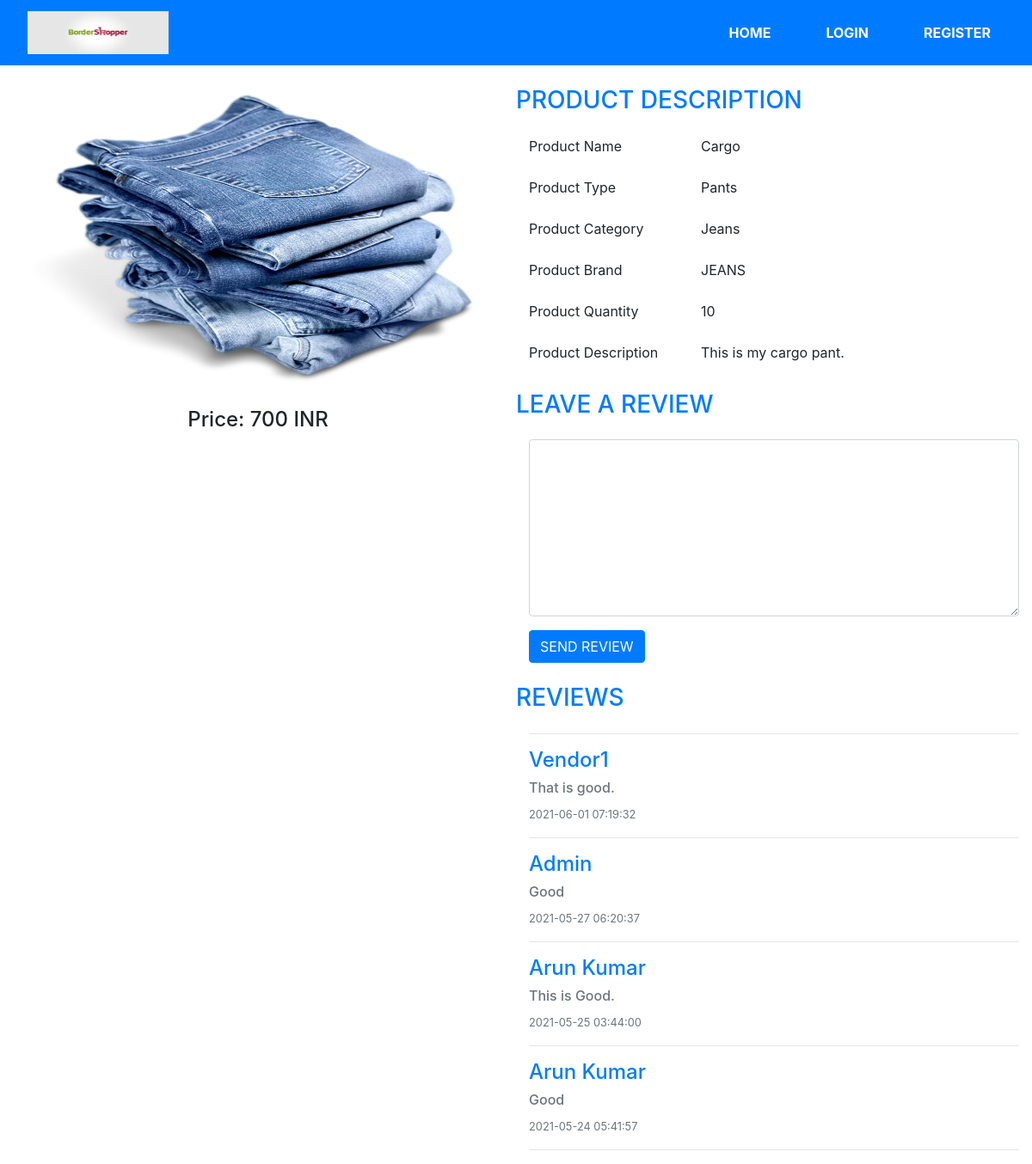
/productdetail.php?user=3, run on the app's committed database.
### tables this page shows
CREATE TABLE `products` (
  `pid` int(11) NOT NULL,
  `pimage` varchar(100) DEFAULT NULL,
  `pname` varchar(100) DEFAULT NULL,
  `ptype` varchar(100) DEFAULT NULL,
  `pcategory` varchar(100) DEFAULT NULL,
  `pbrand` varchar(100) DEFAULT NULL,
  `pprice` varchar(100) DEFAULT NULL,
  `pquantity` varchar(100) DEFAULT NULL,
  `padd_date` timestamp NOT NULL DEFAULT current_timestamp(),
  `pdiscription` varchar(300) DEFAULT NULL,
  `uid` int(11) DEFAULT NULL,
  `is_verified` int(11) NOT NULL DEFAULT 0,
  `new_old` varchar(100) NOT NULL DEFAULT 'new'
);

CREATE TABLE `reviews` (
  `rid` int(11) NOT NULL,
  `rdate` timestamp NOT NULL DEFAULT current_timestamp(),
  `pid` int(11) DEFAULT NULL,
  `uid` int(11) DEFAULT NULL,
  `rreview` varchar(300) DEFAULT NULL,
  `new_old` varchar(100) NOT NULL DEFAULT 'new',
  `a_new_old` varchar(200) NOT NULL DEFAULT 'new'
);

CREATE TABLE `users` (
  `uid` int(11) NOT NULL,
  `uname` varchar(100) DEFAULT NULL,
  `umobile` varchar(100) DEFAULT NULL,
  `uemail` varchar(100) DEFAULT NULL,
  `upassword` varchar(100) DEFAULT NULL,
  `usignup_date` timestamp NOT NULL DEFAULT current_timestamp(),
  `uaddress` varchar(300) DEFAULT NULL,
  `roleid` int(11) NOT NULL DEFAULT 3,
  `uimage` varchar(100) DEFAULT NULL,
  `is_verified` int(11) NOT NULL DEFAULT 0,
  `new_old` varchar(100) NOT NULL DEFAULT 'new'
);

### productdetail.php (the view, shortened to what this page needs)
<?php
if(session_status() == PHP_SESSION_ACTIVE)
{
    $roleid = $_SESSION['roleid'];
    if($roleid == '1')
    {
        include "adminheader.php";
    }
    elseif($roleid == '2')
    {
        include "managerheader.php";
    }
    elseif($roleid == '3')
    {
        include "userheader.php";
    }
}
elseif(!isset($_SESSION))
{
    include "header.php";
    if(isset($_GET))
    {
        $pid = $_GET['user'];
    }
}
?>
    <div class="col-sm-12 pt-4">
        <?php
        $sql = "SELECT * FROM products WHERE pid = '$pid'";
        $res = mysqli_query($con, $sql);
        foreach($res as $row)
        {
        ?>
            <div class="row">
                <div class="col-sm-6">
                    <div class="text-center">
                        <img src="<?php echo $row['pimage']; ?>" alt="Product_Image" class="img-fluid" style="height: 350px; width: 600px;">
                    </div>
                    <h4 class="col-sm-12 my-4 text-center">Price: <?php echo $row['pprice']; ?> INR</h4>
                </div>
                <div class="col-sm-6">
                    <h3 class="row text-primary mb-4">PRODUCT DESCRIPTION</h3>
                    <div class="row form-group">
                        <label for="#" class="col-sm-4">Product Name</label>
                        <div class="col-sm-8">
                            <?php echo $row['pname']; ?>
                        </div>
                    </div>
                    <div class="row form-group">
                        <label for="#" class="col-sm-4">Product Type</label>
                        <div class="col-sm-8">
                            <?php echo $row['ptype']; ?>
                        </div>
                    </div>
                    <div class="row form-group">
                        <label for="#" class="col-sm-4">Product Category</label>
                        <div class="col-sm-8">
                            <?php echo $row['pcategory']; ?>
                        </div>
                    </div>
                    <div class="row form-group">
                        <label for="#" class="col-sm-4">Product Brand</label>
                        <div class="col-sm-8">
                            <?php echo $row['pbrand']; ?>
                        </div>
                    </div>
                    <div class="row form-group">
                        <label for="#" class="col-sm-4">Product Quantity</label>
                        <div class="col-sm-8">
                            <?php echo $row['pquantity']; ?>
                        </div>
                    </div>
                    <div class="row form-group">
                        <label for="#" class="col-sm-4">Product Description</label>
                        <div class="col-sm-8">
                            <?php echo $row['pdiscription']; ?>
                        </div>
                    </div>
                    <h3 class="row text-primary my-4">LEAVE A REVIEW</h3>
                    <form action="db.php?pid=<?php echo $row['pid']; ?>" method="post" class="my-4">
                        <textarea name="rvw" cols="30" rows="8" class="form-control" required></textarea>
                        <input type="submit" name="srvw" value="SEND REVIEW" class="btn btn-primary mt-3">
                    </form>
                    <h3 class="row text-primary my-4">REVIEWS</h3>
                    <hr>
                    <div>
                        <?php
                        $sql2 = "SELECT users.uname, reviews.rreview, reviews.rdate
                        FROM reviews
                        INNER JOIN users ON reviews.uid = users.uid WHERE reviews.pid = '$pid' ORDER BY reviews.rdate DESC";
                        $res2 = mysqli_query($con, $sql2);
                        foreach($res2 as $row2)
                        {
                        ?>
                            <div class="row col-sm-12">
                                <h4 class="text-primary"><?php echo $row2['uname']; ?></h4>
                            </div>
                            <h6 class="text-secondary"><?php echo $row2['rreview']; ?></h6>
                            <small class="text-secondary"><?php echo $row2['rdate']; ?></small>
                            <hr>
                        <?php
                        }
                        ?>
                    </div>
                </div>
            </div>
        <?php
        }
        ?>
    </div>
<?php
include "footer.php";
?>

### header.php (shortened to what this page needs)
<!DOCTYPE html>
<html lang="en">
<head>
    <link rel="stylesheet" href="assets/dist/css/bootstrap.min.css">
    <link rel="stylesheet" href="assets/dist/js/bootstrap.bundle.min.js">
</head>
<body>
    <nav class="navbar navbar-expand-lg navbar-dark bg-primary sticky-top">
        <a href="index.php" class="navbar-brand"><img src="images/online-shopping-logo.jpg" alt="" class="img-fluid pl-3" style="height: 50px; width: 180px;"></a>
        <div class="collapse navbar-collapse" id="navbarSupportedContent">
            <ul class="navbar-nav ml-auto">
                <li class="nav-item active px-4 py-2">
                    <a href="index.php" class="nav-link font-weight-bold">HOME</a>
                </li>
                <li class="nav-item active px-4 py-2">
                    <a class="nav-link font-weight-bold" href="index.php?logform">LOGIN <span class="sr-only">(current)</span></a>
                </li>
                <li class="nav-item active px-4 py-2">
                    <a class="nav-link font-weight-bold" href="index.php?regform">REGISTER <span class="sr-only">(current)</span></a>
                </li>
            </ul>
        </div>
    </nav>

### data on the page
products: pimage (picture), pprice "700", pname "Cargo", ptype "Pants", pcategory "Jeans", pbrand "JEANS", pquantity "10", pdiscription "This is my cargo pant."
reviews: uid.uname "Vendor1", rreview "That is good.", rdate "2021-06-01 07:19:32"
reviews: uid.uname "Admin", rreview "Good", rdate "2021-05-27 06:20:37"
reviews: uid.uname "Arun Kumar", rreview "This is Good.", rdate "2021-05-25 03:44:00"
reviews: uid.uname "Arun Kumar", rreview "Good", rdate "2021-05-24 05:41:57"
